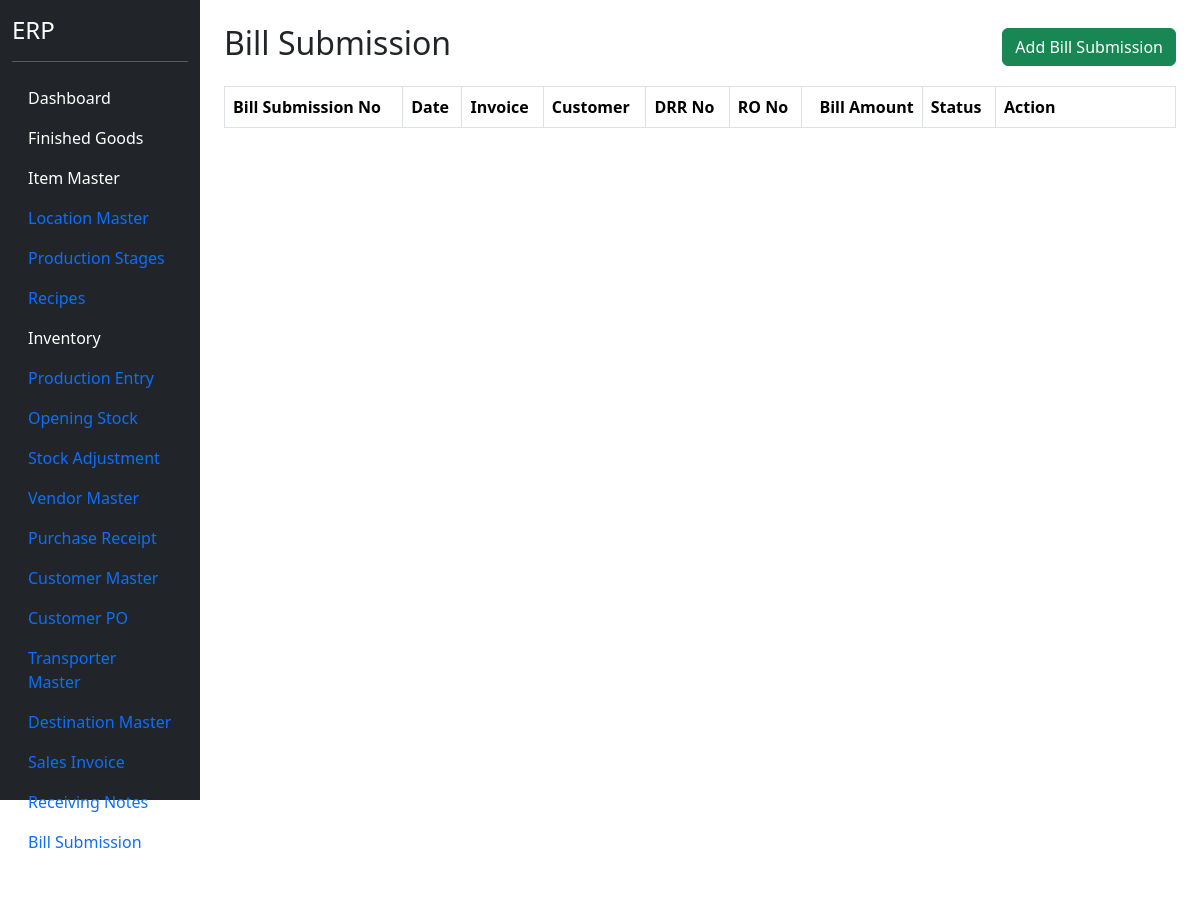
Before: /bill-submission (signed in) with the older database file.
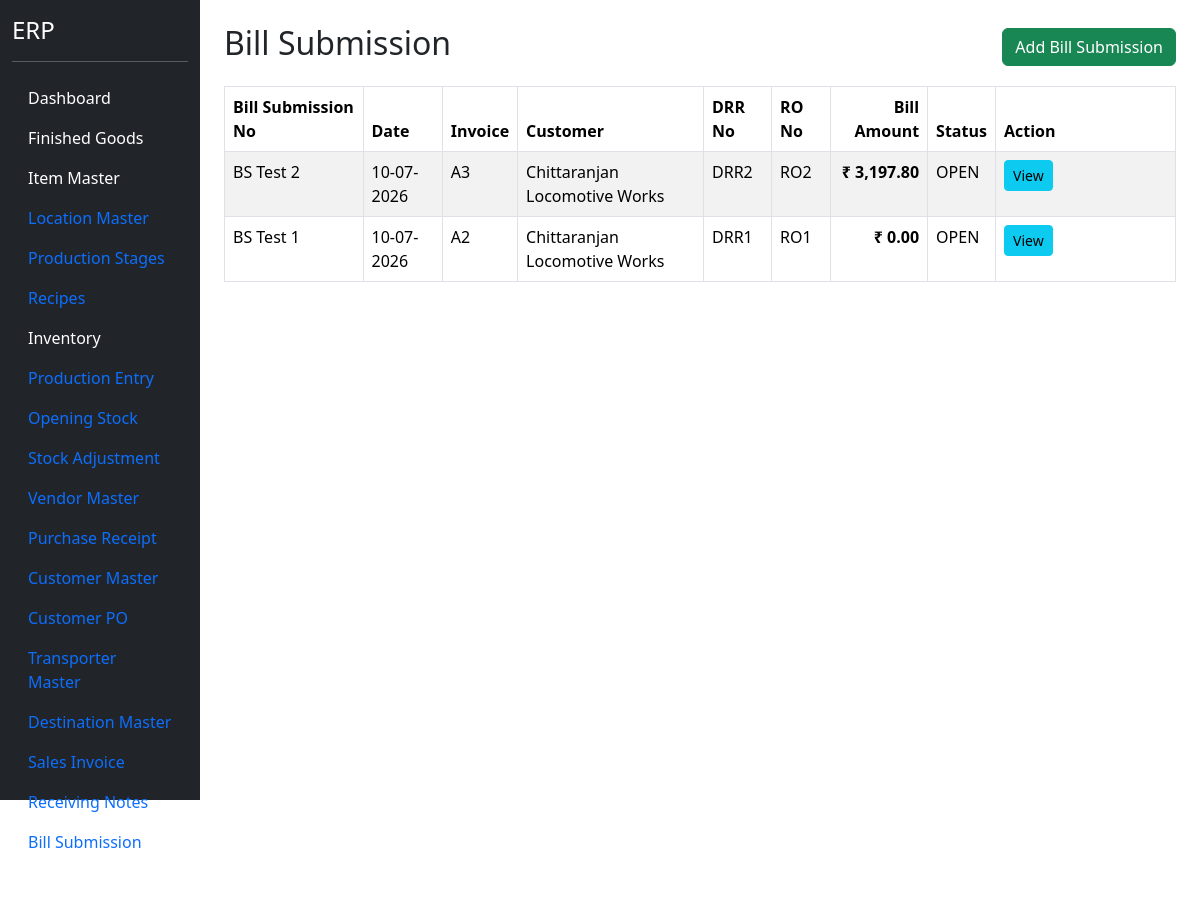
After: the same page with the newer database file.
### models.py (models this page shows)
class BillSubmissionHeader(db.Model):
    __tablename__ = "bill_submission_header"
    id = db.Column(
        db.Integer,
        primary_key=True
    )
    bill_submission_no = db.Column(
        db.String(50),
        unique=True,
        nullable=False
    )
    bill_submission_date = db.Column(
        db.Date,
        nullable=False
    )
    receiving_note_header_id = db.Column(
        db.Integer,
        db.ForeignKey("receiving_note_header.id"),
        nullable=False
    )
    sales_invoice_header_id = db.Column(
        db.Integer,
        db.ForeignKey("sales_invoice_header.id"),
        nullable=False
    )
    customer_id = db.Column(
        db.Integer,
        db.ForeignKey("customer_master.id"),
        nullable=False
    )
    drr_no = db.Column(
        db.String(100)
    )
    ro_no = db.Column(
        db.String(100)
    )
    ro_date = db.Column(
        db.Date
    )
    bill_amount = db.Column(
        db.Float,
        default=0
    )
    remarks = db.Column(
        db.String(500)
    )
    status = db.Column(
        db.String(30),
        default="ACTIVE"
    )
    customer = db.relationship(
        "CustomerMaster"
    )
    invoice = db.relationship(
        "SalesInvoiceHeader"
    )
    receiving_note = db.relationship(
        "ReceivingNoteHeader"
    )
    details = db.relationship(
        "BillSubmissionDetail",
        backref="bill_submission",
        cascade="all, delete-orphan"
    )

class SalesInvoiceHeader(db.Model):
    __tablename__ = "sales_invoice_header"
    id = db.Column(
        db.Integer,
        primary_key=True
    )
    invoice_no = db.Column(
        db.String(50),
        nullable=False,
        unique=True
    )
    invoice_date = db.Column(
        db.Date,
        nullable=False
    )
    customer_po_header_id = db.Column(
        db.Integer,
        db.ForeignKey("customer_po_header.id"),
        nullable=False
    )
    customer_id = db.Column(
        db.Integer,
        db.ForeignKey("customer_master.id"),
        nullable=False
    )
    destination_id = db.Column(
        db.Integer,
        db.ForeignKey("destination_master.id"),
        nullable=False
    )
    transporter_id = db.Column(
        db.Integer,
        db.ForeignKey("transporter_master.id"),
        nullable=False
    )
    vehicle_no = db.Column(
        db.String(50)
    )
    lr_no = db.Column(
        db.String(100)
    )
    eway_bill_no = db.Column(
        db.String(100)
    )
    location_id = db.Column(
    db.Integer,
    db.ForeignKey("location_master.id"),
    nullable=False
    )
    remarks = db.Column(
        db.String(500)
    )
    status = db.Column(
        db.String(30),
        default="Pending RNote"
    )
    customer = db.relationship("CustomerMaster")
    customer_po = db.relationship("CustomerPOHeader")
    destination = db.relationship("DestinationMaster")
    transporter = db.relationship("TransporterMaster")
    location = db.relationship("LocationMaster")
    details = db.relationship(
        "SalesInvoiceDetail",
        backref="invoice",
        cascade="all, delete-orphan"
    )

class CustomerMaster(db.Model):
    __tablename__ = "customer_master"
    id = db.Column(
        db.Integer,
        primary_key=True
    )
    customer_code = db.Column(
        db.String(20),
        unique=True,
        nullable=True
    )
    customer_name = db.Column(
        db.String(200),
        nullable=False
    )
    contact_person = db.Column(
        db.String(100)
    )
    mobile = db.Column(
        db.String(20)
    )
    email = db.Column(
        db.String(100)
    )
    gst_no = db.Column(
        db.String(30)
    )
    pan_no = db.Column(
        db.String(20)
    )
    address = db.Column(
        db.String(500)
    )
    city = db.Column(
        db.String(100)
    )
    state = db.Column(
        db.String(100)
    )
    country = db.Column(
        db.String(100),
        default="India"
    )
    pincode = db.Column(
        db.String(20)
    )
    credit_days = db.Column(
        db.Integer,
        default=30
    )
    credit_limit = db.Column(
        db.Float,
        default=0
    )
    active = db.Column(
        db.Boolean,
        default=True
    )

### blueprints/masters/routes.py (the view)
@masters_bp.route("/bill-submission")
@login_required
def bill_submission():
    bill_list = BillSubmissionHeader.query.order_by(
        BillSubmissionHeader.bill_submission_date.desc(),
        BillSubmissionHeader.bill_submission_no.desc()
    ).all()
    return render_template(
        "bill_submission.html",
        bill_list=bill_list
    )

### app.py (called while the page is built)
@login_manager.user_loader
def load_user(user_id):
    return User.query.get(int(user_id))

### templates/bill_submission.html
{% extends "base.html" %}
{% block content %}
<div class="container mt-4">
<div class="d-flex justify-content-between align-items-center mb-3">
<h2>
Bill Submission
</h2>
<a
href="/bill-submission/add"
class="btn btn-success">
Add Bill Submission
</a>
</div>
<table class="table table-bordered table-striped">
<thead>
<tr>
<th>Bill Submission No</th>
<th>Date</th>
<th>Invoice</th>
<th>Customer</th>
<th>DRR No</th>
<th>RO No</th>
<th class="text-end">
    Bill Amount
</th>
<th>Status</th>
<th width="180">
Action
</th>
</tr>
</thead>
<tbody>
{% for bill in bill_list %}
<tr>
<td>{{ bill.bill_submission_no }}</td>
<td>{{ bill.bill_submission_date.strftime("%d-%m-%Y") }}</td>
<td>{{ bill.invoice.invoice_no }}</td>
<td>{{ bill.customer.customer_name }}</td>
<td>{{ bill.drr_no }}</td>
<td>{{ bill.ro_no }}</td>
<td class="text-end fw-bold">
    ₹ {{ "{:,.2f}".format(bill.bill_amount or 0) }}
</td>
<td>{{ bill.status }}</td>
<td>
<a
href="#"
class="btn btn-info btn-sm">
View
</a>
</td>
</tr>
{% endfor %}
</tbody>
</table>
</div>
{% endblock %}

Changed rows visible on the page:
added BillSubmissionHeader: bill_submission_no "BS Test 2", bill_submission_date "10-07-2026", invoice.invoice_no "A3", customer.customer_name "Chittaranjan Locomotive Works", drr_no "DRR2", ro_no "RO2", bill_amount "3,197.80", status "OPEN"
added BillSubmissionHeader: bill_submission_no "BS Test 1", bill_submission_date "10-07-2026", invoice.invoice_no "A2", customer.customer_name "Chittaranjan Locomotive Works", drr_no "DRR1", ro_no "RO1", bill_amount "0.00", status "OPEN"
